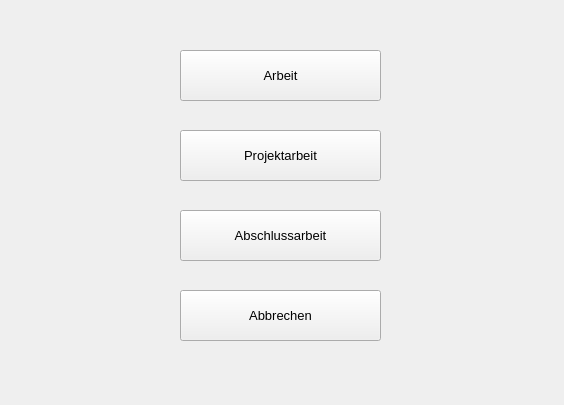
<?xml version="1.0" encoding="UTF-8"?>
<ui version="4.0">
 <class>SheetType</class>
 <widget class="QMainWindow" name="SheetType">
  <property name="geometry">
   <rect>
    <x>0</x>
    <y>0</y>
    <width>564</width>
    <height>405</height>
   </rect>
  </property>
  <property name="windowTitle">
   <string>MainWindow</string>
  </property>
  <widget class="QWidget" name="centralwidget">
   <widget class="QPushButton" name="btn_arbeit">
    <property name="geometry">
     <rect>
      <x>180</x>
      <y>50</y>
      <width>201</width>
      <height>51</height>
     </rect>
    </property>
    <property name="font">
     <font>
      <pointsize>10</pointsize>
     </font>
    </property>
    <property name="text">
     <string>Arbeit</string>
    </property>
   </widget>
   <widget class="QPushButton" name="btn_projekt">
    <property name="geometry">
     <rect>
      <x>180</x>
      <y>130</y>
      <width>201</width>
      <height>51</height>
     </rect>
    </property>
    <property name="font">
     <font>
      <pointsize>10</pointsize>
     </font>
    </property>
    <property name="text">
     <string>Projektarbeit</string>
    </property>
   </widget>
   <widget class="QPushButton" name="btn_abschluss">
    <property name="geometry">
     <rect>
      <x>180</x>
      <y>210</y>
      <width>201</width>
      <height>51</height>
     </rect>
    </property>
    <property name="font">
     <font>
      <pointsize>10</pointsize>
     </font>
    </property>
    <property name="text">
     <string>Abschlussarbeit</string>
    </property>
   </widget>
   <widget class="QPushButton" name="btn_cancel">
    <property name="geometry">
     <rect>
      <x>180</x>
      <y>290</y>
      <width>201</width>
      <height>51</height>
     </rect>
    </property>
    <property name="font">
     <font>
      <pointsize>10</pointsize>
     </font>
    </property>
    <property name="text">
     <string>Abbrechen</string>
    </property>
   </widget>
  </widget>
 </widget>
 <resources/>
 <connections/>
</ui>
